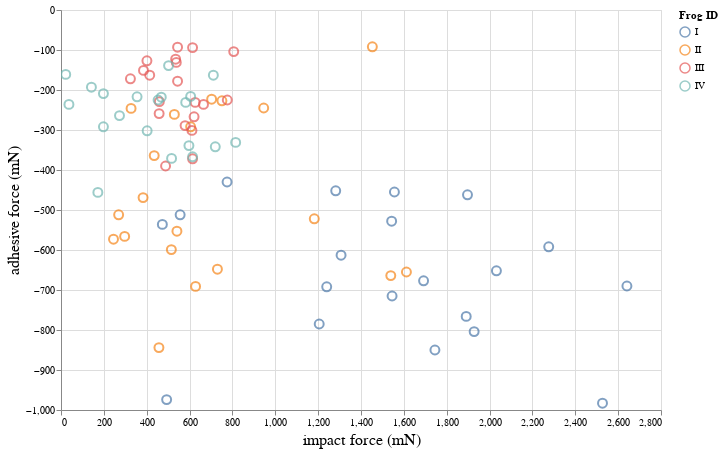

The code cell stored with this chart in its notebook:
### Code cell
chart.configure_view(
        height=200, width=400
    ).configure_axis(
        titleFontSize=16,
        titleFontWeight='normal'
    ).interactive()
